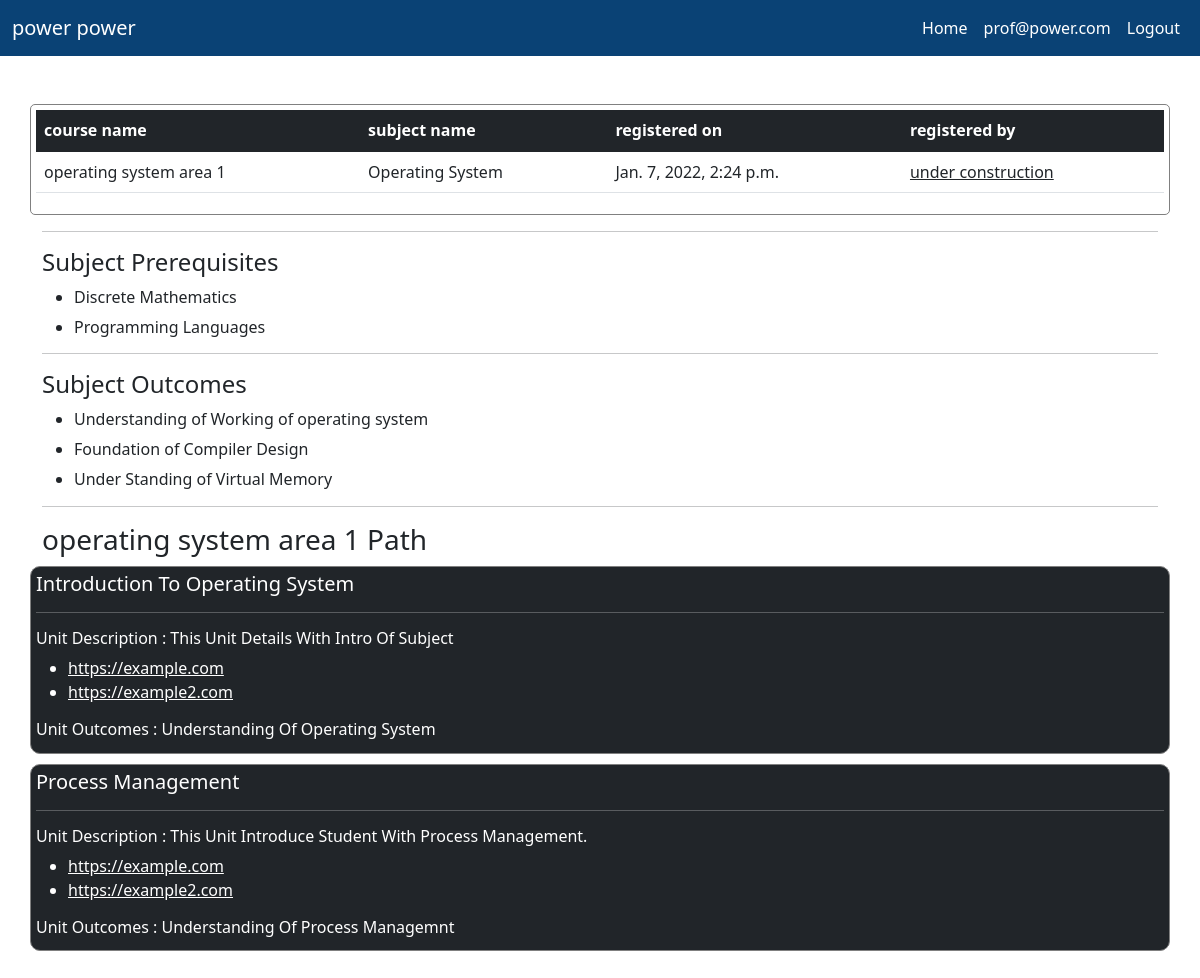
The app's page /course/courseview/2 (signed in) with its own data.
### user/models.py (models this page shows)
class profile(models.Model):
    user = models.OneToOneField(User,on_delete=models.CASCADE, related_name='profile')
    firstname=models.CharField(max_length=30,null=True)
    lastname=models.CharField(max_length=30,null=True)
    organisation = models.CharField(max_length=30,choices=[("Profesor", "Profesor"), ("Student", "Student")])
    semester = models.CharField(max_length=1,choices=[('1','1'),('2','2'),('3','3'),('4','4'),('5','5'),('6','6'),('7','7'),('8',
    '8')],null=True)
    passout_year=models.IntegerField(null=True)
    placement_year=models.IntegerField(null=True)
    branch=models.CharField(max_length=30,choices=[("CSE", "CSE"), ("CIVIL", "CIVIL"),("ECE", "ECE"),("MECH", "MECH")],null=True)

### course_system/models.py (models this page shows, shortened)
class CourseData(models.Model):
    course_id = models.AutoField(primary_key=True)
    course_name = models.CharField(max_length=255, blank=True)
    course_json_file = models.FileField(upload_to='documents/')
    uploaded_at = models.DateTimeField(auto_now_add=True)

### course_system/views.py (the view)
# urls.py: path('courseview/<int:course_id>', views.view_coures_coures_id, name = "ViewCourseData"),
@login_required
def view_coures_coures_id(request, course_id):
    context = {}
    try:
        if request.user.profile.organisation == 'Student':
            pass
        course = CourseData.objects.get(course_id=course_id)
        course_json_object = get_json_object(course.course_json_file)
        context['course_model'] = course
        context['course_json_object'] = course_json_object
        course_json_data = CourseJSONdataExtractor(course_json_object)
        context['course_data_object'] = course_json_data
        if request.user.profile.organisation == "Student":
            print("****** student **********")
            context['student_view'] = True
            enrolled_course = CourseEnroll.objects.filter(student_id = request.user)
            enrolled_courses_list = []
            for course_d in enrolled_course:
                enrolled_courses_list.append(course_d.course_id)
            if course in enrolled_courses_list:
                context['student_enrolled'] = True
            print(course)
            print(enrolled_courses_list)
        else:
            context['student_view'] = False
            context['student_enrolled'] = False
        return render(request, 'course_system/course_data_view.html', context)
    except:
        return redirect('/coures/viewlist')

### course_system/core.py (called while the page is built)
    def get_subject_name(self) -> str:
        return self.__subject_name

    def get_course_path(self) -> list:
        course_path_keys = list(self.__course_path.keys())
        course_unit_list = []
        for unit in course_path_keys:
            course_unit_list.append(CourseUnitData(self.__course_path.get(unit)))
        return course_unit_list

    def get_course_pre_request(self) -> list:
        return self.__course_pre_request

    def get_course_outcomes(self) -> list:
        return self.__course_outcomes

    def get_unit_name(self) -> str:
        return self.__unit_name

    def get_unit_des(self) -> str:
        return self.__unit_des

    def get_unit_links(self) -> list:
        return self.__unit_link

    def get_unit_outcomes(self) -> list:
        return self.__unit_outcomes

### course_system/utils.py (called while the page is built)
def get_json_object(json_filename):
    try:
        print(MEDIA_ROOT + "/" + str(json_filename))
        course_json_file = open(MEDIA_ROOT + "/" + str(json_filename))
        course_json_object = json.loads(course_json_file.read())
        course_json_file.close()
        return course_json_object
    except Exception as e:
        return None

### course_system/templates/course_system/course_data_view.html (shortened to what this page needs)
{% extends 'course.basic.html' %}
{% block body %}
    <br/>
    <br/>
    <div class="container" style="border: 1px solid gray;padding: 5px;border-radius:5px;">
        <table class="table">
            <thead class="table-dark">
                <th scope="col">
                    course name
                </th>
                <th scope="col">
                    subject name
                </th>
                <th scope="col">
                    registered on
                </th>
                <th scopre="col">
                    registered by
                </th>
        </thead>
        <tbody>
            <tr>
                <td>
                    {{ course_model.course_name }}
                </td>
                <td>
                    {{ course_data_object.get_subject_name }}
                </td>
                <td>
                    {{ course_model.uploaded_at }}
                </td>
                <td>
                    <u>under construction<u>
                </td>
            </tr>
        </tbody>
        </table>
    </div>
    <div class="container">
        <hr/>
    </div>
    <div class="container">
        <p class="h4 text-capitalize">
            subject prerequisites
        </p>
        <ul>
            {% for pre in course_data_object.get_course_pre_request %}
                <li>
                    <p class="h6">{{ pre }}</p>
                </li>
            {% endfor %}
        </ul>
    </div>
    <div class="container">
        <hr/>
    </div>
    <div class="container">
        <p class="h4 text-capitalize">
            subject outcomes
        </p>
        <ul>
            {% for outcomes in course_data_object.get_course_outcomes %}
                <li>
                    <p class="h6">{{ outcomes }}</p>
                </li>
            {% endfor %}
        </ul>
    </div>
    <div class="container">
        <hr/>
    </div>
    <div class="container">
        <p class="h3">
            {{ course_model.course_name }} Path
        </p>
    </div>
    {% for unit in course_data_object.get_course_path %}
        <div class="container bg-dark" style="border: 1px solid gray;padding:5px;margin-top: 10px;border-radius : 10px;color:white;">
            <p class="h5 text-capitalize">
                {{ unit.get_unit_name }}
            </p>
            <hr />
            <p class="h6 text-capitalize">
                unit Description : {{ unit.get_unit_des }}
            </p>
            <ul>
                {% for link in unit.get_unit_links %}
                <li>
                    <a href="{{ link }}" style="color:white;">{{ link }}</a>
                </li>
                {% endfor %}
            </ul>
            <p class="h6 text-capitalize">
                unit outcomes : {{ unit.get_unit_outcomes }}
            </p>
        </div>
    {% endfor %}
    <br />
    <br />
    <br />
{% endblock %}

### course_system/templates/course.basic.html (shortened to what this page needs)
{% load static %}
<!doctype html>
<html lang="en">
  <head>
    <link href="https://cdn.jsdelivr.net/npm/bootstrap@5.1.3/dist/css/bootstrap.min.css" rel="stylesheet">
  </head>
  <body class="bg-ligth">
    <nav class="navbar navbar-expand-lg navbar-dark" style="background-color: #0a4275;">
      <div class="container-fluid">
        <a class="navbar-brand" href="#">{{ request.user.profile.firstname }} {{ request.user.profile.lastname }}</a>
        <div style="justify-content: flex-end;" class="collapse navbar-collapse" id="navbarColor01">
          <ul class="navbar-nav mb-2 mb-lg-0">
            <li class="nav-item">
              <a class="nav-link active" aria-current="page" href="{% url 'home_page' %}">Home</a>
            </li>
            <li class="nav-item">
              <a class="nav-link active" href="#">{{ request.user.username }}</a>
            </li>
            <li class="nav-item">
              <a class="nav-link active" href="{% url 'Logout' %}">Logout</a>
            </li>
          </ul>
        </div>
      </div>
    </nav>
    {% block body %}
    {% endblock %}
  </body>
</html>

### records on screen
CourseData: course_name "operating system area 1", uploaded_at "Jan. 7, 2022, 2:24 p.m."

### other values on screen
{{ request.user.profile.firstname }} "power"
{{ request.user.profile.lastname }} "power"
{{ request.user.username }} "prof@power.com"
{{ course_data_object.get_subject_name }} "Operating System"
{{ pre }} "Discrete Mathematics" "Programming Languages"
{{ outcomes }} "Understanding of Working of operating system" "Foundation of Compiler Design" "Under Standing of Virtual Memory"
{{ unit.get_unit_name }} "Introduction To Operating System" "Process Management"
{{ unit.get_unit_des }} "This Unit Details With Intro Of Subject" "This Unit Introduce Student With Process Management."
{{ link }} "https://example.com" "https://example2.com" "https://example.com" "https://example2.com"
{{ unit.get_unit_outcomes }} "Understanding Of Operating System" "Understanding Of Process Managemnt"
